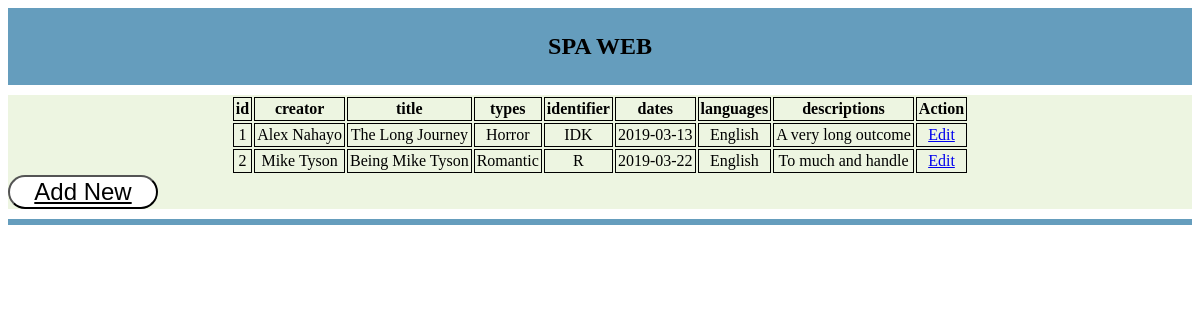
The page / on the database its author committed.
### tables this page shows
CREATE TABLE `userdata` (
  `id` int(70) NOT NULL,
  `creator` varchar(70) NOT NULL,
  `title` varchar(70) NOT NULL,
  `types` varchar(30) NOT NULL,
  `identifier` varchar(40) NOT NULL,
  `dates` date NOT NULL,
  `languages` varchar(70) NOT NULL,
  `descriptions` varchar(500) NOT NULL
);

### Database.php (called while the page is built, shortened)
<?php
    class Database {
        public $host = DB_HOST;
        public $user = DB_USER;
        public $pass = DB_PASS;
        public $name = DB_NAME;
            public $link;
            public function connection (){
                $this->link = new mysqli($this->host, $this->user,$this->pass,$this->name);
            }
            public function read($query){
                $read = $this->link->query($query) or die($this->link->error.__LINE__);
                if($read->num_rows > 0){
                  return $read;
                }
                else{
                    return false;
                }
            }
    }

### index.php (the view, shortened to what this page needs)
<?php include 'header.php';?>
<?php include 'Database.php';?>
            <table align="center">
                    <tr>
                        <th>id </th>
                        <th>creator </th>
                        <th>title </th>
                        <th>types </th>
                        <th>identifier</th>
                        <th>dates </th>
                        <th>languages </th>
                        <th>descriptions </th>
                        <th>Action</th>
                    </tr>
                   <?php
                   $db = new Database();
                   $sql = "SELECT * FROM `userdata`";
                   $read = $db->read($sql);
                   if($read){
                       $i=1;
                       while($row = $read->fetch_assoc()){
                    ?>
                    <tr>
                        <td>
                            <?php echo $i++;?>
                        </td>
                        <td><?php echo $row['creator'];?></td>
                        <td><?php echo $row['title'];?></td>
                        <td><?php echo $row['types'];?></td>
                        <td><?php echo $row['identifier'];?></td>
                        <td><?php echo $row['dates'];?></td>
                        <td><?php echo $row['languages'];?></td>
                        <td><?php echo $row['descriptions'];?></td>
                        <td><a href="update.php?id=<?php echo $row['id']; ?>">Edit</a></td>
                    </tr>
                    <?php
                       }
                   }
                    ?>
                </table>
                <button class="button"><a href="add.php">Add New</button>
<?php include 'footer.php';?>

### header.php (shortened to what this page needs)
<!DOCTYPE html>
<html>
<head>
</head>
    <body>
            <div class="header">
                <h2>SPA WEB</h2>
            </div>
            <div class = "content">

### footer.php (shortened to what this page needs)
</div>
                    <div class="footer">
                    </div>
    </body>
</html>

### header.php (style rules this page uses)
.header { background-color: #659DBD; color: black; text-align: center; margin:0; padding: 5px; }
.content { background-color: #EDF5E1; margin-top:10px; }
tr,th,td { text-align: center; border:1px solid black; border-collapse: collapse; padding:2px; }
.footer { background-color: #659DBD; color: #659DBD; margin:10px 0px 0px 0px; padding: 3px; text-align: center; font-size: 24px; }
.button { position: right ; text-align: center; width: 150px; font-size: 24px; background-color: WHITE; border-collapse: collapse; border-radius: 20px; }
.button a { text-decoration: center; color: black; }

### rows shown on the page
userdata: creator "Alex Nahayo", title "The Long Journey", types "Horror", identifier "IDK", dates "2019-03-13", languages "English", descriptions "A very long outcome"
userdata: creator "Mike Tyson", title "Being Mike Tyson", types "Romantic", identifier "R", dates "2019-03-22", languages "English", descriptions "To much and handle"
